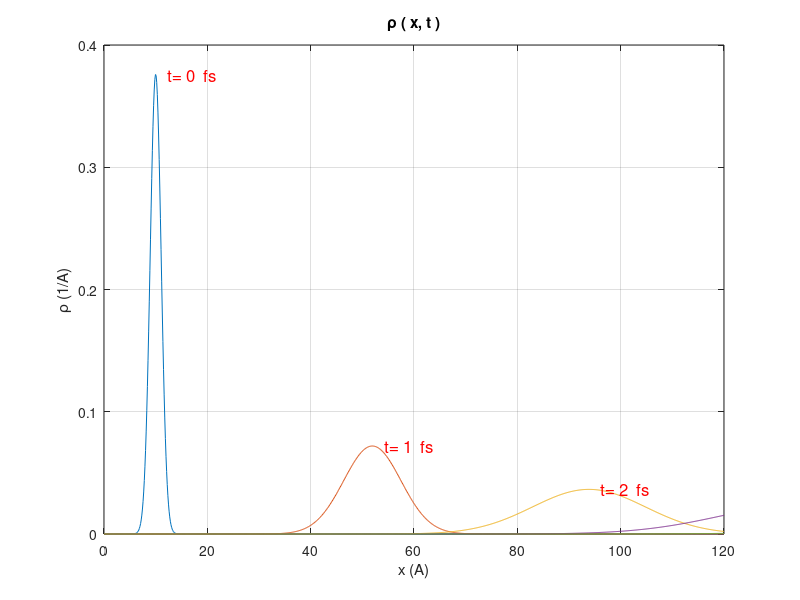

The MATLAB script that drew this image:
function free_movement()

% function 'free_movement()' plots wave packet
% in different time points


clc   %clears all  from the Command Window
clear %removes all variables from the workspace (memory)

%-------------------------------------------------------------
% PARAMETERS OF TASK

m = 9.1e-31;                % mass of electron (kg)
h = 1.05e-34;               % Plank's constant (J*s)
E0 = 50;                    % energy of electron (eV)
v0 = sqrt(2*E0*1.6e-19/m);  % velocity of electron (m/s)
d0 = 1.5;                   % half-width of wave packet (A, Angstroem)
x0 = 10.0;                  % center of wave packet (A, Angstroem)

%-------------------------------------------------------------
% TINE AND SPACE PARAMETERS

% time points, (fs, femtosecond)
t0 = 0;
t1 = 1.0;
t2 = 2*t1;
t3 = 3*t1;
t4= 4*t1;

% begin and end of line segment of axis 'x'
xBegin = 0;
xEnd = 120;
% step along axis 'x'
dx = (xEnd - xBegin)/1000;

% array of coordinates 'x' (A, Angstroem)
x = xBegin:dx:xEnd;

% array of values of wave packet in time 't0'
y0 = RoFun(x,x0,v0,h,m,d0,t0);
% array of values of wave packet in time 't1'
y1 = RoFun(x,x0,v0,h,m,d0,t1);
% array of values of wave packet in time 't2'
y2 = RoFun(x,x0,v0,h,m,d0,t2);
% array of values of wave packet in time 't3'
y3 = RoFun(x,x0,v0,h,m,d0,t3);
% array of values of wave packet in time 't4'
y4 = RoFun(x,x0,v0,h,m,d0,t4);

% plots lines y0(x), y1(x), y2(x), y3(x), y4(x)
plot(x,y0,x,y1,x,y2,x,y3,x,y4);

% appearance of plot
grid on
title('\rho ( x, t )');
xlabel('x (A)')
ylabel('\rho (1/A)')
hText0 = text(x0, max(y0),['   t= ',num2str(t0),'  fs']);
set(hText0,'Color',[1.0 0.0 0.0],'FontSize',[12]);
hText1 = text(x0+v0*1.e+10*t1*1.0e-15, max(y1),['   t= ',num2str(t1),'  fs']);
set(hText1,'Color',[1.0 0.0 0.0],'FontSize',[12]);
hText2 = text(x0+v0*1.e+10*t2*1.0e-15, max(y2),['   t= ',num2str(t2),'  fs']);
set(hText2,'Color',[1.0 0.0 0.0],'FontSize',[12]);
hText3 = text(x0+v0*1.e+10*t3*1.0e-15, max(y3),['   t= ',num2str(t3),'  fs']);
set(hText3,'Color',[1.0 0.0 0.0],'FontSize',[12]);
hText4 = text(x0+v0*1.e+10*t4*1.0e-15, max(y4),['   t= ',num2str(t4),'  fs']);
set(hText4,'Color',[1.0 0.0 0.0],'FontSize',[12]);


% half-width of wave packet (A, Angstroem)
function d = dFun(h,m,d0,t)
d = d0*sqrt(1 + ((h*t*1.0e-15)/(m*d0*d0*1.0e-20))^2);


% amplitude of wave packet (1/A, 1/Angstroem)
function A = AFun(h,m,d0,t)
A = 1/(d0*pi^0.5*sqrt(1 + ((h*t*1.e-15)/(m*d0*d0*1.e-20))^2));

% density distribution of probability of electron
% space distribution of wave packet in time 't'
function Ro = RoFun(x,x0,v0,h,m,d0,t)
Ro =AFun(h,m,d0,t)*exp(-(x-x0 - v0*1.e+10*t*1.e-15).^2/dFun(h,m,d0,t)^2);


